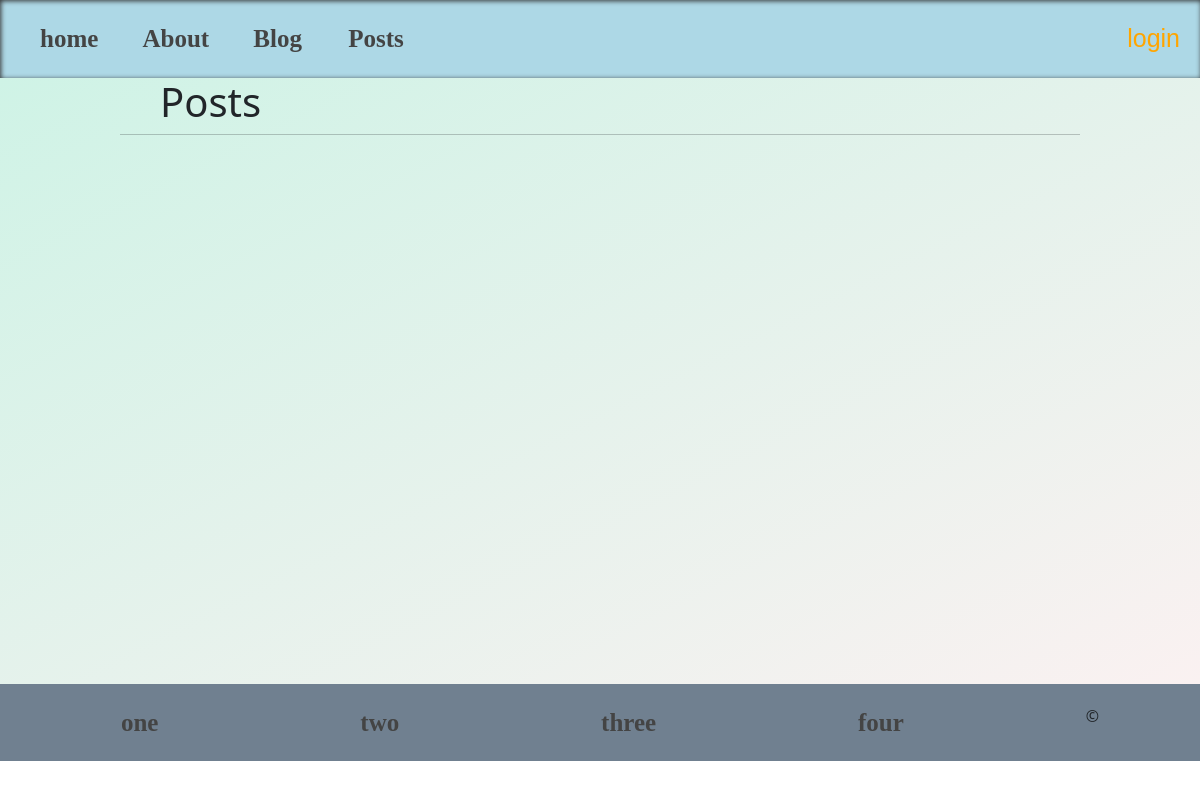
The app's page /posts/, older data.
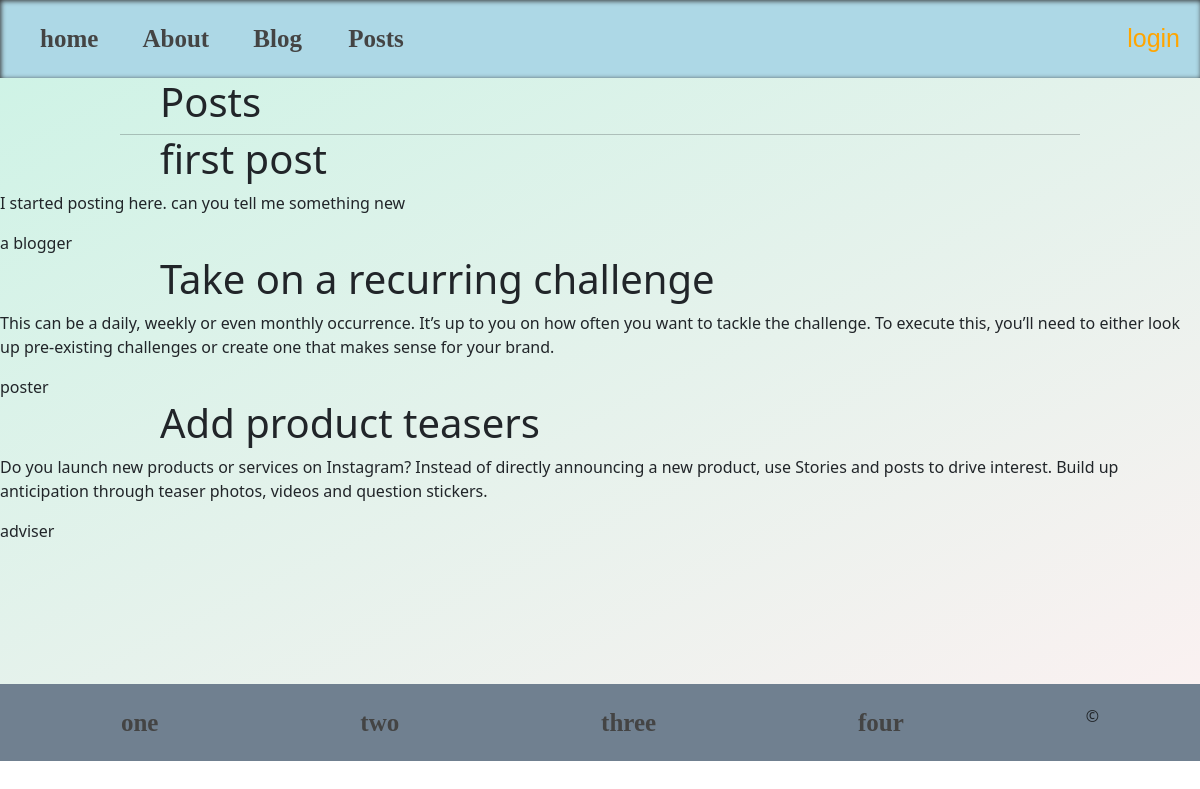
The same page, newer data.
### posts/models.py (models this page shows, shortened)
class Posts(models.Model):
    title = models.CharField(max_length=90)
    content = models.TextField()
    date_posted = models.DateField(auto_now_add=True)
    author = models.CharField(max_length=50)
    class Meta:
        verbose_name_plural = 'Posts'
        ordering = ('date_posted',)

### posts/views.py (the view)
# urls.py: path('', postsView, name='posts' ),
def postsView(request):
    all_posts = Posts.objects.all()
    context = {
        'items': all_posts
    }
    return render(request, 'posts.html', context)

### posts/templates/posts.html (shortened to what this page needs)
{%extends "base.html"%}
{%load static %}
{%block css%}
    <link rel="stylesheet" href="{%static "styles/posts.css"%}">
{%endblock%}
{%block content%}
    <div class="posts-cover">
        <h1>Posts</h1>
        <hr>
        {%for i in items%}
            <h1>{{i.title}}</h1>
            <p>{{i.content}}</p>
            <span>{{i.author}}</span>
        {%endfor%}
    </div>
{%endblock%}

### templates/base.html (shortened to what this page needs)
{% load static%}
{% load django_bootstrap5 %}
{% bootstrap_css %}
<!DOCTYPE html>
<html lang="en">
<head>
    <link rel="stylesheet" href="{% static 'styles/navbar.css' %}">
    <link rel="stylesheet" href="{% static 'styles/footer.css' %}">
    {%block css%}
    {%endblock%}
</head>
<body>
    {%include "navbar.html"%}
    <main>
        {%block content%}
        {%endblock%}
    </main>
    {% include "footer.html"%}
</body>
</html>

### templates/navbar.html
{% load static %}
<header>
    <div class="links">
        <a href="{%url "home"%}">home</a>
        <a href="{% url "about"%}">About</a>
        <a href="{% url "blog"%}">Blog </a>
        <a href="{% url "posts"%}">Posts</a>
    </div>
    <div class="icon">
        <span class="login" href="#">login</span>
    </div>
</header>

### templates/footer.html
<footer>
        <li><a href="#">one</a></li>
        <li><a href="#">two</a></li>
        <li><a href="#">three</a></li>
        <li><a href="#">four</a></li>
        <li>&copy;</li>
</footer>

### static/styles/navbar.css (style rules this page uses)
header { display: flex; justify-content: space-between; box-shadow: inset 1px 1px 5px #333; padding: 20px; background-color: lightblue; }
a { text-decoration: none; padding: 20px; color: #444; font-size: 25px; font-family: cursive ; font-weight: bolder; border-radius: 10px; }
.login { font-family: Impact, Haettenschweiler, 'Arial Narrow Bold', sans-serif; color: orange; font-size: 25px; }

### static/styles/footer.css (style rules this page uses)
li { list-style-type: none; }
footer { display: flex; justify-content: space-around; padding: 20px; background: slategray; }

### static/styles/posts.css (style rules this page uses)
.posts-cover { background: linear-gradient(to right bottom, rgb(207, 243, 230), rgb(250, 241, 241)); height: 75.8vh; }
h1 { margin-left: 10rem; }
hr { width: 80%; margin: 0 auto; }

Row changes from the older to the newer data that the page shows:
added Posts: title "first post", content "I started posting here. can you tell me something new", author "a blogger"
added Posts: title "Take on a recurring challenge", content "This can be a daily, weekly or even monthly occurrence. It’s up to you on how often you want to tackle the challenge. To execute this, you’ll need to either look up pre-existing challenges or create one that makes sense for your brand.", author "poster"
added Posts: title "Add product teasers", content "Do you launch new products or services on Instagram? Instead of directly announcing a new product, use Stories and posts to drive interest. Build up anticipation through teaser photos, videos and question stickers.", author "adviser"
